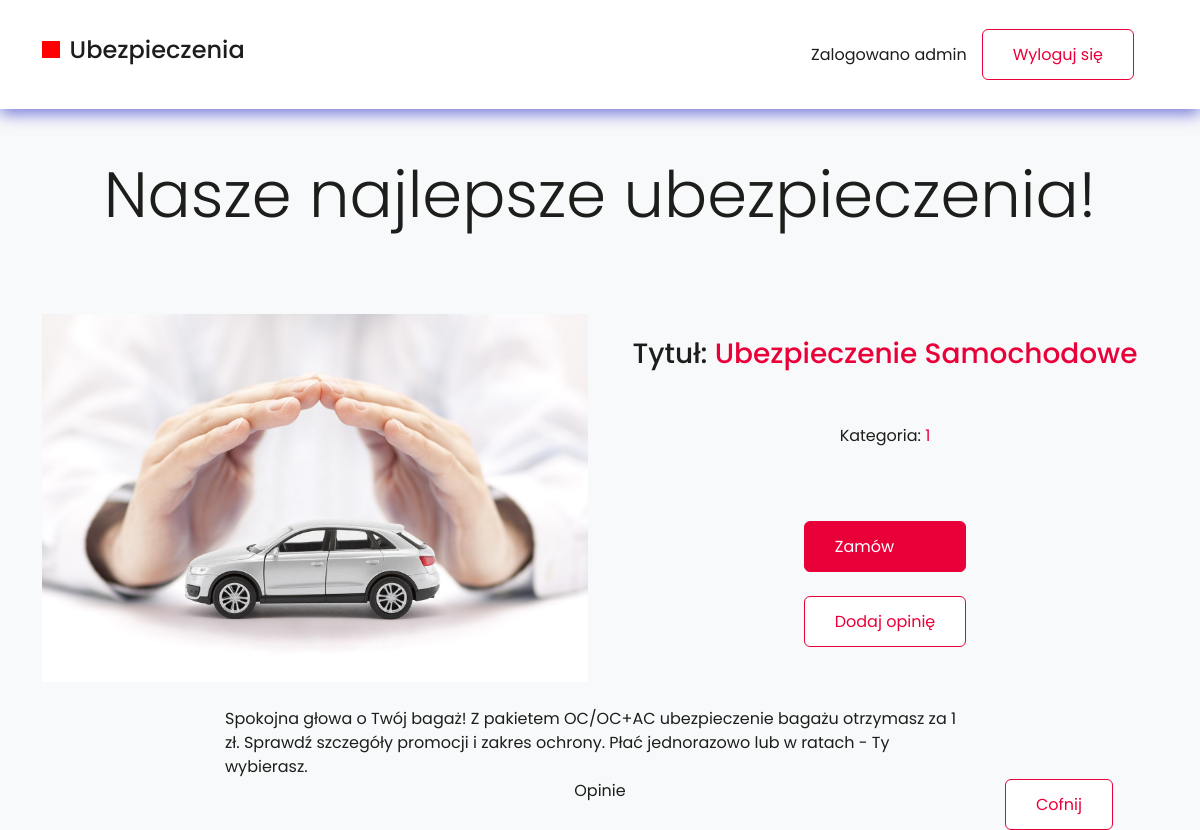
The page /ubezpieczenie/2/ (signed in) on the database its author committed.
### ubezpieczenia/models.py (models this page shows, shortened)
class Ubezpieczenie(models.Model):
    tytul = models.CharField(max_length=64, blank=True)
    opis = models.TextField(default="")
    premiera = models.DateField(null=True, blank=True)
    data_zakonczenia = models.DateField(null=True, blank=True)
    znizka = models.DecimalField(max_digits=4, decimal_places=2,
                                      null=True, blank=True)
    KATEGORIA = {
        (0, 'Inne'),
        (1, 'Samochód'),
        (2, 'Dom'),
        (3, 'Zdrowotne'),
        (4, 'Elektronika'),
    }
    kategoria = models.PositiveSmallIntegerField(default=0, choices=KATEGORIA)
    plakat = models.ImageField(upload_to="plakaty")

### ubezpieczenia/views.py (the view, shortened to what this page needs)
# urls.py: path('ubezpieczenie/<int:id>/', ubezpieczenie, name="ubezpieczenie"),
@login_required
def ubezpieczenie(request, id):
    ubezpieczenie = get_object_or_404(Ubezpieczenie, pk=id)
    wszystkieOpinie= Ocena.objects.all().filter(ubezpieczenie=ubezpieczenie.id)
    user = request.user
    return render(request,'ubezpieczenie.html', {'ubezpieczenie': ubezpieczenie,'wszystkieOpinie':wszystkieOpinie})

### templates/ubezpieczenie.html (shortened to what this page needs)
<!DOCTYPE html>
<html lang="en">
  <head>
  </head>
  <body>
    {% include "nav.html" %}
    <div class="ubezpieczenie container">
      <div class="ubezpieczenie__innerContainer">
        <div class="row">
          <div class="col-md-6">
            <img
            {% load static %}
              src="{% static ubezpieczenie.plakat %}"
              alt=""
              class="ubezpieczenie__image"
            />
          </div>
          <div class="col-md-6">
            <div class="ubezpieczenie__content">
              <h3 class="ubezpieczenie__heading">Tytuł: <span>{{ubezpieczenie.tytul}}</span></h3>
              <p class="ubezpieczenie__category">Kategoria: <span>{{ubezpieczenie.kategoria}}</span></p>
              <div class="ubezpieczenie__CTA">
                              <div  class="button button__red">Zamów</div>
                              <div  class="button button__whitered">Dodaj opinię</div>
              </div>
            </div>
            </div>
          </div>
          <div class="ubezpieczenie__desc">{{ubezpieczenie.opis}}</div>
        </div>
        <a style="position: absolute; right:5%" class="button button__whitered" href="{% url 'index' %}">Cofnij</a>
        <div  class="opinie">
          <div class="opinie__container"> Opinie
          </div>
        </div>
      </div>
  </body>
</html>

### templates/nav.html (shortened to what this page needs)
<link
  href="https://cdn.jsdelivr.net/npm/bootstrap@5.1.3/dist/css/bootstrap.min.css"
  rel="stylesheet"
/>
{% load static %}
<link rel="stylesheet" type="text/css" href="{% static 'style.css' %}" />
<nav class="navbar navbar-expand-lg navbar-light">
  <div class="container row-fluid">
    <div class="collapse navbar-collapse justify-content-between">
      <ul class="navbar-nav mr-auto mt-2 mt-lg-0">
        <li class="nav-item">
          <a class="d-flex align-items-baseline" href="{% url 'index' %}">
            <div class="redBox"></div>
            <h4>Ubezpieczenia</h4>
        </li>
      </ul>
    </div>
    <ul class="nav m-4 navbar-nav justify-content-between">
      <div class="d-flex align-items-baseline">
        <li class="nav-item">
          {% if user.is_authenticated %} Zalogowano {{ user.username }}
        </li>
        <a class="button button__whitered" href="{% url 'logout' %}"
          >Wyloguj się</a
        >
        {% else %}
        <a class="button button__red" href="{% url 'login' %}">Zaloguj się</a>
        {% endif %}
      </div>
    </ul>
  </div>
</nav>
<div class="bg-light rounded-3 p-5 mb-4 hero">
  <h2 class="display-3">Nasze najlepsze ubezpieczenia!</h2>
</div>

### styles/style.css (style rules this page uses)
body { color: black; margin: 0; font-family: 'Poppins', sans-serif; --bs-bg-opacity: 1; background-color: rgba(var(--bs-light-rgb), var(--bs-bg-opacity)) !important; }
* { color: #1d1d1b; }
a { text-decoration: none !important; color: #1d1d1b; }
.nav-link, .nav-item { margin-right: 15px; }
.redBox { width: 1.1rem; height: 1.1rem; background-color: red; margin-right: 10px; }
.hero { width: 100%; }
.hero h2 { text-align: center; }
.navbar { padding: 5px 0px; background-color: #fff; -webkit-box-shadow: 0 5px 15px #787bd9; box-shadow: 0 5px 15px #787bd9; }
.navbar a { font-size: 16px; display: -webkit-box; display: -ms-flexbox; display: flex; -webkit-box-align: center; -ms-flex-align: center; align-items: center; }
.button { cursor: pointer; font-size: 16px; }
.button__whitered { line-height: 1.1875; background: #fff; border: 1px solid #e90039; border-radius: 6px; background: white; color: #e90039; padding: 15px 30px; -webkit-transition: background 0.5s linear; transition: background 0.5s linear; position: relative; z-index: 1; }
.button__red { line-height: 1.1875; color: #fff; border: 1px solid #e90039; border-radius: 6px; background: #e90039; padding: 15px 30px; -webkit-transition: background 0.5s linear; transition: background 0.5s linear; position: relative; z-index: 1; }
img { width: 100%; }
.ubezpieczenie { position: relative; }
.ubezpieczenie__content { height: 100%; -ms-flex-pack: distribute; justify-content: space-around; display: -webkit-box; display: -ms-flexbox; display: flex; -webkit-box-orient: vertical; -webkit-box-direction: normal; -ms-flex-direction: column; flex-direction: column; -webkit-box-align: center; -ms-flex-align: center; align-items: center; }
.ubezpieczenie .row { margin-bottom: 25px; }
@media (min-width: 768px) { .ubezpieczenie__desc { max-width: 750px; margin: auto; } }
.ubezpieczenie__heading span, .ubezpieczenie__category span { color: #e90039; }
.ubezpieczenie__CTA { height: 150px; display: -webkit-box; display: -ms-flexbox; display: flex; -webkit-box-orient: vertical; -webkit-box-direction: normal; -ms-flex-direction: column; flex-direction: column; -ms-flex-pack: distribute; justify-content: space-around; }
.opinie__container { display: -webkit-box; display: -ms-flexbox; display: flex; -webkit-box-pack: center; -ms-flex-pack: center; justify-content: center; -webkit-box-orient: vertical; -webkit-box-direction: normal; -ms-flex-direction: column; flex-direction: column; -ms-flex-line-pack: center; align-content: center; -webkit-box-align: center; -ms-flex-align: center; align-items: center; }

### rows shown on the page
Ubezpieczenie: plakat (picture), tytul "Ubezpieczenie Samochodowe", kategoria "1", opis "Spokojna głowa o Twój bagaż! Z pakietem OC/OC+AC ubezpieczenie bagażu otrzymasz za 1 zł. Sprawdź szczegóły promocji i zakres ochrony. Płać jednorazowo lub w ratach - Ty wybierasz."

### other values the page prints
{{ user.username }} "admin"
